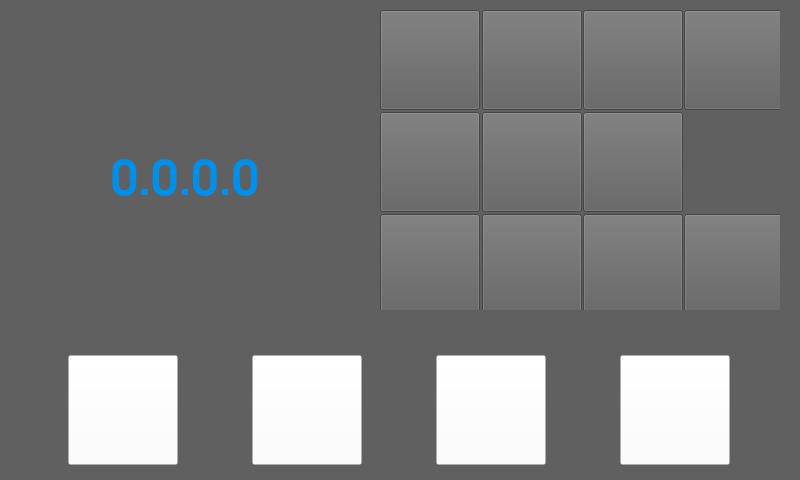
<?xml version="1.0" encoding="UTF-8"?>
<ui version="4.0">
 <class>WirelessConnection</class>
 <widget class="QWidget" name="WirelessConnection">
  <property name="geometry">
   <rect>
    <x>0</x>
    <y>0</y>
    <width>800</width>
    <height>480</height>
   </rect>
  </property>
  <property name="windowTitle">
   <string>Form</string>
  </property>
  <property name="styleSheet">
   <string notr="true">background-color: rgb(96, 96, 96)</string>
  </property>
  <widget class="QWidget" name="widget" native="true">
   <property name="geometry">
    <rect>
     <x>0</x>
     <y>320</y>
     <width>800</width>
     <height>50</height>
    </rect>
   </property>
   <property name="styleSheet">
    <string notr="true">background-image: url(:/elements/bars/Assets/bar_blue.png)</string>
   </property>
  </widget>
  <widget class="QWidget" name="horizontalWidget" native="true">
   <property name="geometry">
    <rect>
     <x>0</x>
     <y>350</y>
     <width>800</width>
     <height>120</height>
    </rect>
   </property>
   <property name="styleSheet">
    <string notr="true">background-color: rgba(255, 255, 255, 0)</string>
   </property>
   <layout class="QHBoxLayout" name="horizontalLayout">
    <item>
     <widget class="QPushButton" name="button_back">
      <property name="minimumSize">
       <size>
        <width>110</width>
        <height>110</height>
       </size>
      </property>
      <property name="maximumSize">
       <size>
        <width>110</width>
        <height>110</height>
       </size>
      </property>
      <property name="styleSheet">
       <string notr="true">border-image: url(:/elements/buttons/Assets/button_back.png)</string>
      </property>
      <property name="text">
       <string/>
      </property>
     </widget>
    </item>
    <item>
     <widget class="QPushButton" name="dummy_2">
      <property name="minimumSize">
       <size>
        <width>110</width>
        <height>110</height>
       </size>
      </property>
      <property name="maximumSize">
       <size>
        <width>110</width>
        <height>110</height>
       </size>
      </property>
      <property name="styleSheet">
       <string notr="true">background-color: rgba(255, 255, 255, 0)</string>
      </property>
      <property name="text">
       <string/>
      </property>
     </widget>
    </item>
    <item>
     <widget class="QPushButton" name="dummy_3">
      <property name="minimumSize">
       <size>
        <width>110</width>
        <height>110</height>
       </size>
      </property>
      <property name="maximumSize">
       <size>
        <width>110</width>
        <height>110</height>
       </size>
      </property>
      <property name="styleSheet">
       <string notr="true">background-color: rgba(255, 255, 255, 0)</string>
      </property>
      <property name="text">
       <string/>
      </property>
     </widget>
    </item>
    <item>
     <widget class="QPushButton" name="dummy">
      <property name="minimumSize">
       <size>
        <width>110</width>
        <height>110</height>
       </size>
      </property>
      <property name="maximumSize">
       <size>
        <width>110</width>
        <height>110</height>
       </size>
      </property>
      <property name="styleSheet">
       <string notr="true">border-image: url(:/elements/buttons/Assets/button_search.png)</string>
      </property>
      <property name="text">
       <string/>
      </property>
     </widget>
    </item>
   </layout>
  </widget>
  <widget class="QWidget" name="horizontalWidget_2" native="true">
   <property name="geometry">
    <rect>
     <x>300</x>
     <y>0</y>
     <width>500</width>
     <height>100</height>
    </rect>
   </property>
   <property name="styleSheet">
    <string notr="true">border: 2px;
</string>
   </property>
   <layout class="QHBoxLayout" name="horizontalLayout_3"/>
  </widget>
  <widget class="QWidget" name="gridWidget" native="true">
   <property name="geometry">
    <rect>
     <x>380</x>
     <y>10</y>
     <width>400</width>
     <height>300</height>
    </rect>
   </property>
   <layout class="QGridLayout" name="gridLayout">
    <item row="0" column="0">
     <widget class="QPushButton" name="num_1">
      <property name="minimumSize">
       <size>
        <width>100</width>
        <height>100</height>
       </size>
      </property>
      <property name="maximumSize">
       <size>
        <width>100</width>
        <height>100</height>
       </size>
      </property>
      <property name="styleSheet">
       <string notr="true">border-image:url(:/elements/buttons/numbers/Assets/number_1.png)</string>
      </property>
      <property name="text">
       <string/>
      </property>
     </widget>
    </item>
    <item row="0" column="3">
     <widget class="QPushButton" name="num_3">
      <property name="minimumSize">
       <size>
        <width>100</width>
        <height>100</height>
       </size>
      </property>
      <property name="maximumSize">
       <size>
        <width>100</width>
        <height>100</height>
       </size>
      </property>
      <property name="styleSheet">
       <string notr="true">border-image: url(:/elements/buttons/numbers/Assets/number_3.png)</string>
      </property>
      <property name="text">
       <string/>
      </property>
     </widget>
    </item>
    <item row="0" column="1">
     <widget class="QPushButton" name="num_2">
      <property name="minimumSize">
       <size>
        <width>100</width>
        <height>100</height>
       </size>
      </property>
      <property name="maximumSize">
       <size>
        <width>100</width>
        <height>100</height>
       </size>
      </property>
      <property name="styleSheet">
       <string notr="true">border-image: url(:/elements/buttons/numbers/Assets/number_2.png)</string>
      </property>
      <property name="text">
       <string/>
      </property>
     </widget>
    </item>
    <item row="1" column="0">
     <widget class="QPushButton" name="num_4">
      <property name="minimumSize">
       <size>
        <width>100</width>
        <height>100</height>
       </size>
      </property>
      <property name="maximumSize">
       <size>
        <width>100</width>
        <height>100</height>
       </size>
      </property>
      <property name="styleSheet">
       <string notr="true">border-image:url(:/elements/buttons/numbers/Assets/number_4.png)</string>
      </property>
      <property name="text">
       <string/>
      </property>
     </widget>
    </item>
    <item row="1" column="1">
     <widget class="QPushButton" name="num_5">
      <property name="minimumSize">
       <size>
        <width>100</width>
        <height>100</height>
       </size>
      </property>
      <property name="maximumSize">
       <size>
        <width>100</width>
        <height>100</height>
       </size>
      </property>
      <property name="styleSheet">
       <string notr="true">border-image:url(:/elements/buttons/numbers/Assets/number_5.png)</string>
      </property>
      <property name="text">
       <string/>
      </property>
     </widget>
    </item>
    <item row="1" column="3">
     <widget class="QPushButton" name="num_6">
      <property name="minimumSize">
       <size>
        <width>100</width>
        <height>100</height>
       </size>
      </property>
      <property name="maximumSize">
       <size>
        <width>100</width>
        <height>100</height>
       </size>
      </property>
      <property name="styleSheet">
       <string notr="true">border-image:url(:/elements/buttons/numbers/Assets/number_6.png)</string>
      </property>
      <property name="text">
       <string/>
      </property>
     </widget>
    </item>
    <item row="2" column="0">
     <widget class="QPushButton" name="num_7">
      <property name="minimumSize">
       <size>
        <width>100</width>
        <height>100</height>
       </size>
      </property>
      <property name="maximumSize">
       <size>
        <width>100</width>
        <height>100</height>
       </size>
      </property>
      <property name="styleSheet">
       <string notr="true">border-image:url(:/elements/buttons/numbers/Assets/number_7.png)</string>
      </property>
      <property name="text">
       <string/>
      </property>
     </widget>
    </item>
    <item row="2" column="1">
     <widget class="QPushButton" name="num_8">
      <property name="minimumSize">
       <size>
        <width>100</width>
        <height>100</height>
       </size>
      </property>
      <property name="maximumSize">
       <size>
        <width>100</width>
        <height>100</height>
       </size>
      </property>
      <property name="styleSheet">
       <string notr="true">border-image: url(:/elements/buttons/numbers/Assets/number_8.png)</string>
      </property>
      <property name="text">
       <string/>
      </property>
     </widget>
    </item>
    <item row="2" column="3">
     <widget class="QPushButton" name="num_9">
      <property name="minimumSize">
       <size>
        <width>100</width>
        <height>100</height>
       </size>
      </property>
      <property name="maximumSize">
       <size>
        <width>100</width>
        <height>100</height>
       </size>
      </property>
      <property name="styleSheet">
       <string notr="true">border-image:url(:/elements/buttons/numbers/Assets/number_9.png)</string>
      </property>
      <property name="text">
       <string/>
      </property>
     </widget>
    </item>
    <item row="2" column="4">
     <widget class="QPushButton" name="num_0">
      <property name="minimumSize">
       <size>
        <width>100</width>
        <height>100</height>
       </size>
      </property>
      <property name="maximumSize">
       <size>
        <width>100</width>
        <height>100</height>
       </size>
      </property>
      <property name="styleSheet">
       <string notr="true">border-image:url(:/elements/buttons/numbers/Assets/number_0.png)</string>
      </property>
      <property name="text">
       <string/>
      </property>
     </widget>
    </item>
    <item row="0" column="4">
     <widget class="QPushButton" name="button_ok">
      <property name="minimumSize">
       <size>
        <width>100</width>
        <height>100</height>
       </size>
      </property>
      <property name="maximumSize">
       <size>
        <width>100</width>
        <height>100</height>
       </size>
      </property>
      <property name="styleSheet">
       <string notr="true">border-image:url(:/elements/buttons/Assets/button_ok.png)</string>
      </property>
      <property name="text">
       <string/>
      </property>
     </widget>
    </item>
   </layout>
  </widget>
  <widget class="QLabel" name="num_ip">
   <property name="geometry">
    <rect>
     <x>0</x>
     <y>130</y>
     <width>370</width>
     <height>92</height>
    </rect>
   </property>
   <property name="font">
    <font>
     <family>URW Gothic L</family>
     <pointsize>36</pointsize>
     <weight>75</weight>
     <bold>true</bold>
    </font>
   </property>
   <property name="styleSheet">
    <string notr="true">color: rgb(0, 143, 233)</string>
   </property>
   <property name="lineWidth">
    <number>1</number>
   </property>
   <property name="text">
    <string>0.0.0.0</string>
   </property>
   <property name="scaledContents">
    <bool>true</bool>
   </property>
   <property name="alignment">
    <set>Qt::AlignCenter</set>
   </property>
   <property name="wordWrap">
    <bool>true</bool>
   </property>
   <property name="margin">
    <number>10</number>
   </property>
  </widget>
 </widget>
 <resources/>
 <connections/>
</ui>
